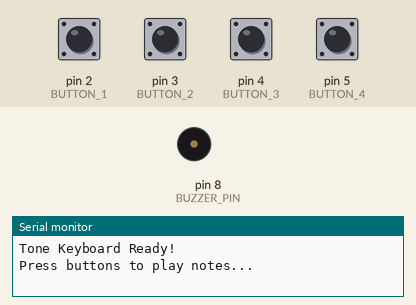
Bench run of a sketch on a simulated Arduino Uno, built with avr-gcc and run on an emulated ATmega328P. On the bench: buzzer (waves = sounding), the last lines printed to the serial monitor. The test bench sets the inputs (shaded band); at power-on: pin 2 (BUTTON_1), pin 3 (BUTTON_2), pin 4 (BUTTON_3), pin 5 (BUTTON_4) HIGH.

Above: at 1.2 s.
1.3 s: pin 2 (BUTTON_1) pulled LOW for 0.15 s
At 1.6 s:
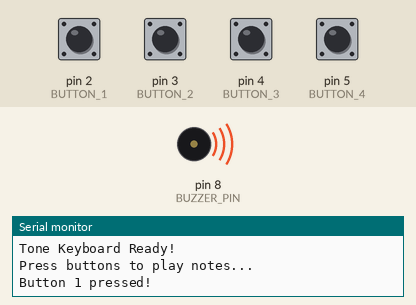
Timing chart, 0 to 4.3 s (numbered marks = the images above; inputs shaded):
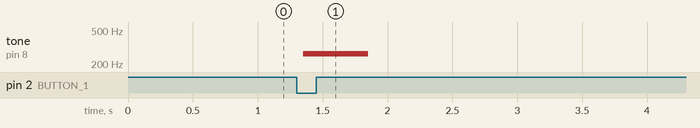

Measured:
- after the input at 1.3 s, tone on pin 8 (BUZZER_PIN): silent → 262 Hz after 0.05 s, → silent 0.50 s later

The sketch:

ArduinoToneKeyboard.ino
```cpp
// Number of pins
#define NUM_OF_BUTTON 4

// Define pins
#define BUTTON_1 2
#define BUTTON_2 3
#define BUTTON_3 4
#define BUTTON_4 5
#define BUZZER_PIN 8

// Musical note frequencies (in Hz)
#define NOTE_B0  31
#define NOTE_C1  33
#define NOTE_CS1 35
#define NOTE_D1  37
#define NOTE_DS1 39
#define NOTE_E1  41
#define NOTE_F1  44
#define NOTE_FS1 46
#define NOTE_G1  49
#define NOTE_GS1 52
#define NOTE_A1  55
#define NOTE_AS1 58
#define NOTE_B1  62
#define NOTE_C2  65
#define NOTE_CS2 69
#define NOTE_D2  73
#define NOTE_DS2 78
#define NOTE_E2  82
#define NOTE_F2  87
#define NOTE_FS2 93
#define NOTE_G2  98
#define NOTE_GS2 104
#define NOTE_A2  110
#define NOTE_AS2 117
#define NOTE_B2  123
#define NOTE_C3  131
#define NOTE_CS3 139
#define NOTE_D3  147
#define NOTE_DS3 156
#define NOTE_E3  165
#define NOTE_F3  175
#define NOTE_FS3 185
#define NOTE_G3  196
#define NOTE_GS3 208
#define NOTE_A3  220
#define NOTE_AS3 233
#define NOTE_B3  247
#define NOTE_C4  262
#define NOTE_CS4 277
#define NOTE_D4  294
#define NOTE_DS4 311
#define NOTE_E4  330
#define NOTE_F4  349
#define NOTE_FS4 370
#define NOTE_G4  392
#define NOTE_GS4 415
#define NOTE_A4  440
#define NOTE_AS4 466
#define NOTE_B4  494
#define NOTE_C5  523
#define NOTE_CS5 554
#define NOTE_D5  587
#define NOTE_DS5 622
#define NOTE_E5  659
#define NOTE_F5  698
#define NOTE_FS5 740
#define NOTE_G5  784
#define NOTE_GS5 831
#define NOTE_A5  880
#define NOTE_AS5 932
#define NOTE_B5  988
#define NOTE_C6  1047
#define NOTE_CS6 1109
#define NOTE_D6  1175
#define NOTE_DS6 1245
#define NOTE_E6  1319
#define NOTE_F6  1397
#define NOTE_FS6 1480
#define NOTE_G6  1568
#define NOTE_GS6 1661
#define NOTE_A6  1760
#define NOTE_AS6 1865
#define NOTE_B6  1976
#define NOTE_C7  2093
#define NOTE_CS7 2217
#define NOTE_D7  2349
#define NOTE_DS7 2489
#define NOTE_E7  2637
#define NOTE_F7  2794
#define NOTE_FS7 2960
#define NOTE_G7  3136
#define NOTE_GS7 3322
#define NOTE_A7  3520
#define NOTE_AS7 3729
#define NOTE_B7  3951
#define NOTE_C8  4186
#define NOTE_CS8 4435
#define NOTE_D8  4699
#define NOTE_DS8 4978

// Duration of each note (in milliseconds)
#define NOTE_DURATION 500

// Debouncing constants
#define DEBOUNCE_DELAY 50      // Debounce time (milliseconds)
#define HOLD_TIME 100          // Minimum time to hold button (milliseconds)

// Button state tracking
struct ButtonState {
  int pin;
  int lastState;
  unsigned long lastChangeTime;
  boolean buttonPressed;
  int frequency;
};

ButtonState buttons[NUM_OF_BUTTON] = {
  {BUTTON_1, LOW, 0, false, NOTE_C4},
  {BUTTON_2, LOW, 0, false, NOTE_D4},
  {BUTTON_3, LOW, 0, false, NOTE_E4},
  {BUTTON_4, LOW, 0, false, NOTE_F4}
};

void setup() {
  // Set button pins as INPUT_PULLUP (built-in pull-up resistors)
  pinMode(BUTTON_1, INPUT_PULLUP);
  pinMode(BUTTON_2, INPUT_PULLUP);
  pinMode(BUTTON_3, INPUT_PULLUP);
  pinMode(BUTTON_4, INPUT_PULLUP);

  // Set buzzer pin as OUTPUT
  pinMode(BUZZER_PIN, OUTPUT);

  // Initialize serial for debugging
  Serial.begin(9600);
  Serial.println("Tone Keyboard Ready!");
  Serial.println("Press buttons to play notes...");
}

void loop() {
  // Check all buttons
  for (int i = 0; i < NUM_OF_BUTTON; i++) {
    checkButton(i);
  }
}

// Advanced debouncing function
void checkButton(int buttonIndex) {
  ButtonState* btn = &buttons[buttonIndex];

  // Read current state (LOW = pressed, HIGH = not pressed with INPUT_PULLUP)
  int currentState = digitalRead(btn->pin);

  // Check if state has changed
  if (currentState != btn->lastState) {
    btn->lastChangeTime = millis();  // Reset timer
    btn->lastState = currentState;
    return;  // Wait for debounce time
  }

  // If enough time has passed since the last change
  unsigned long timeSinceChange = millis() - btn->lastChangeTime;

  if (timeSinceChange >= DEBOUNCE_DELAY) {
    // Button is definitely pressed (LOW = pressed with INPUT_PULLUP)
    if (currentState == LOW && !btn->buttonPressed) {
      btn->buttonPressed = true;

      // Debug output
      Serial.print("Button ");
      Serial.print(buttonIndex + 1);
      Serial.println(" pressed!");

      // Play the tone
      playTone(btn->frequency, NOTE_DURATION);
    }

    // Button is released (HIGH = released with INPUT_PULLUP)
    else if (currentState == HIGH && btn->buttonPressed) {
      btn->buttonPressed = false;

      Serial.print("Button ");
      Serial.print(buttonIndex + 1);
      Serial.println(" released!");
    }
  }
}

// Function to play a tone at a specific frequency for a duration
void playTone(int frequency, int duration) {
  tone(BUZZER_PIN, frequency, duration);
  delay(duration);
  noTone(BUZZER_PIN);  // Stop the tone
}
```
